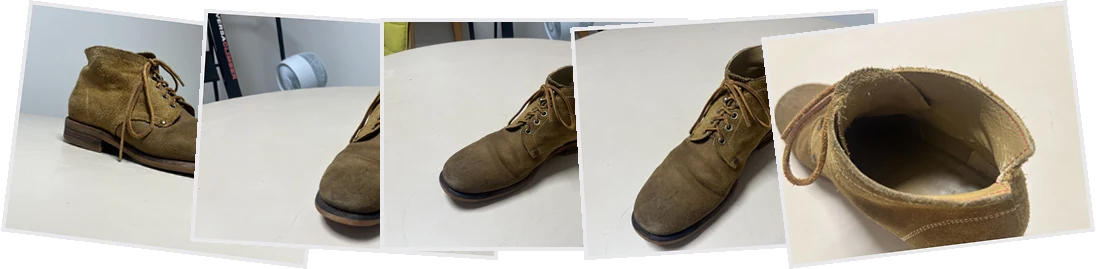
#> input picture pages/inputs/boots.webp, 1096 x 269 px, given in place of ., which was not available
$ python -i make_input_stacks.py   (imports and definitions only)
#> lines starting #> are read from the running program, lines starting #| are printed output that depends on the picture; pictures that were not available may be replaced by others from this repository, and a replacement may not be noted
#!/usr/bin/env python
"""Build the fanned photo stack the landing page shows beside each render.

The point of the picture is provenance: *this* set of images produced *that* surface.
So the eight cards are chosen for how much of the subject they show, not by index - a
NeRF set's frames include steep angles where the object is a speck, and a pile of
near-empty cards says nothing about what was captured - and they are laid back in
capture order so the pile still reads as a walk around the subject.

Usage:
    python tools/make_input_stacks.py [--runs <dir>] [--out pages/inputs]
"""

from __future__ import annotations

import argparse
from pathlib import Path

import numpy as np
from PIL import Image, ImageOps

ROOT = Path(__file__).resolve().parent.parent
DEFAULT_RUNS = ROOT.parent / "snap3d" / "data" / "runs"

# The name the page knows a bundle by -> where that run's ingest images live.
#
# The two photo captures are named for their subject rather than for the run that
# produced them, because a landing page reads better than `photo_20260904_152839` does.
# That makes this table the one place the subject name and the pipeline run id are
# written side by side, so keep it that way: it is what tells you which run to re-export
# a bundle from.
IMAGE_SETS = {
    "framed_painting": "holy_family/01_ingest/images/train",
    "model_house": "scan6/01_ingest/images",
    "boots": "boots/01_ingest/images",
    "clothes01": "clothes01/01_ingest/images",
    "clothes04": "clothes04/01_ingest/images",
    "clothes05": "clothes05/01_ingest/images",
    "tile01": "tile01/01_ingest/images",
    "tile02": "tile02/01_ingest/images",
    "tile03": "tile03/01_ingest/images",
    "custom_impasto": "custom_impasto/01_ingest/images",
    "model_in_cap": "my_head/01_ingest/images",
    "statue": "stone_head/01_ingest/images",
}

CARD = 300                              # long side of one card, at 2x for retina
ANGLES = [-12.25, -8.75, -5.25, -1.75, 1.75, 5.25, 8.75, 12.25]  # 8 cards, 3.5° apart
STEP = 190                              # ~35% overlap: enough to read as a pile, little
BORDER = 4                              # enough to hide the card behind it
BORDER_COLOR = (232, 232, 234)          # #e8e8ea, the page's --accent-2
BACKDROP = (18, 18, 22)                 # what a matted frame sits on, instead of black
SUFFIXES = {".jpg", ".jpeg", ".png"}


def load(path: Path) -> Image.Image:
    # exif_transpose first: a phone writes the sensor's own landscape frame plus an
    # Orientation tag, and PIL honours neither on its own - without this every portrait
    # capture ends up on its side.
#> called with path = '.'
    image = ImageOps.exif_transpose(Image.open(path))
#> image is the input picture: PIL image 1096x269 RGBA; mean R, G, B, A 153.8, 149.2, 140.2, 219.6
    if image.mode not in ("RGBA", "LA", "P"):
        return image.convert("RGB")
    image = image.convert("RGBA")
    flat = Image.new("RGB", image.size, BACKDROP)
    flat.paste(image, mask=image.getchannel("A"))
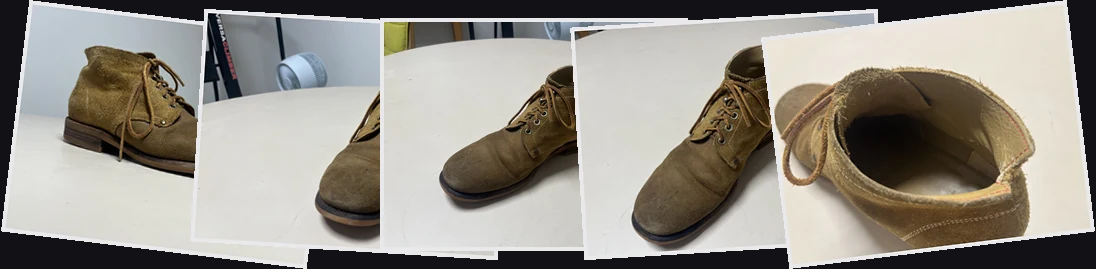
#> flat: PIL image 1096x269 RGB; mean R, G, B 148.9, 144.3, 135.8
    return flat


def subject_score(path: Path) -> float:
    """How much subject a frame shows: matte coverage where there is one, else the
    spread of its luminance, which on these captures tracks the same thing."""
    probe = ImageOps.exif_transpose(Image.open(path))
    probe.thumbnail((160, 160), Image.NEAREST)
    if probe.mode in ("RGBA", "LA", "P"):
        return float(np.asarray(probe.convert("RGBA").getchannel("A"), dtype=np.float32).mean() / 255)
    return float(np.asarray(probe.convert("L"), dtype=np.float32).std() / 255)


def stack(paths: list[Path]) -> Image.Image:
    cards = []
    for path, angle in zip(paths, ANGLES):
        image = load(path)
        image.thumbnail((CARD, CARD), Image.LANCZOS)
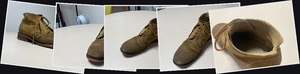
#> image: PIL image 300x74 RGB; mean R, G, B 149, 144.3, 135.9
        framed = Image.new("RGB", (image.width + BORDER * 2, image.height + BORDER * 2), BORDER_COLOR)
        framed.paste(image, (BORDER, BORDER))
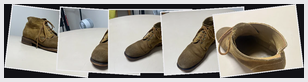
#> framed: PIL image 308x82 RGB; mean R, G, B 159, 154.9, 147.7
        card = framed.rotate(angle, expand=True, resample=Image.BICUBIC).convert("RGBA")
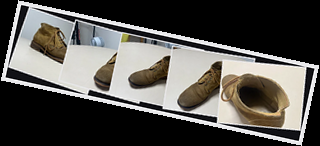
#> card: PIL image 320x146 RGBA; mean R, G, B, A 85.8, 83.6, 79.6, 255
        # rotate() fills the new corners opaquely; the alpha has to come from a mask
        # rotated the same way, or every card carries black triangles.
        card.putalpha(Image.new("L", framed.size, 255).rotate(angle, expand=True, resample=Image.BICUBIC))
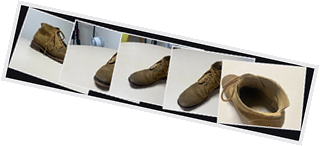
#> card: PIL image 320x146 RGBA; mean R, G, B, A 85.8, 83.6, 79.6, 137.8; transparent parts drawn white
#> pass 3 of the loop in stack, `for path, angle in zip(paths, ANGLES):`:
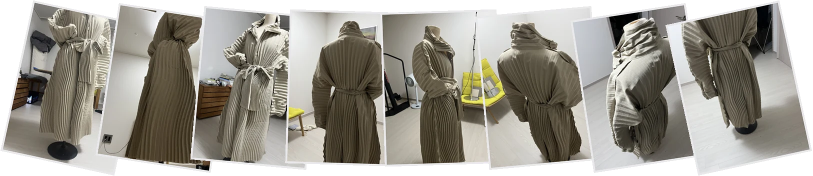
#> input picture pages/inputs/clothes01.webp, 1625 x 352 px, given in place of , which was not available (shown at 1/2 size)
#> in load, image is the input picture: PIL image 1625x352 RGBA; mean R, G, B, A 126.2, 122.6, 113.9, 216.1
#> image: PIL image 300x65 RGB
#> in stack, `framed.paste(image, (BORDER, BORDER))`:
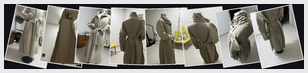
#> framed: PIL image 308x73 RGB; mean R, G, B 137.2, 134.1, 127.3
#> in stack, `card.putalpha(Image.new("L", framed.size, 255).rotate(angle, expand=Tr..`:
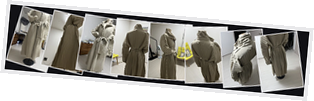
#> card: PIL image 314x101 RGBA; mean R, G, B, A 97.1, 94.9, 90, 180.8; transparent parts drawn white
#> the loop made 5 passes; the first 3 are shown
        cards.append(card)

    width = STEP * (len(cards) - 1) + max(card.width for card in cards)
    height = max(card.height for card in cards)
    canvas = Image.new("RGBA", (width, height), (0, 0, 0, 0))
    for index, card in enumerate(cards):  # back to front
        canvas.alpha_composite(card, (index * STEP, (height - card.height) // 2))
    return canvas


def main() -> None:
    parser = argparse.ArgumentParser(description=__doc__, formatter_class=argparse.RawDescriptionHelpFormatter)
    parser.add_argument("--runs", type=Path, default=DEFAULT_RUNS, help="the pipeline's data/runs directory")
    parser.add_argument("--out", type=Path, default=ROOT / "pages" / "inputs")
    args = parser.parse_args()
    args.out.mkdir(parents=True, exist_ok=True)

    for name, relative in IMAGE_SETS.items():
        folder = args.runs / relative
        if not folder.is_dir():
            print(f"  {name:24s} skipped - no {folder}")
            continue
        files = sorted(p for p in folder.iterdir() if p.suffix.lower() in SUFFIXES)
        # Score a spread of candidates rather than all of them: at 100 frames the
        # ranking is the same and it reads a twentieth of the pixels.
        probes = [files[round(i * (len(files) - 1) / 23)] for i in range(24)]
        # Drop the half that shows least of the subject, then take five spread evenly
        # across what is left. Taking the top five outright bunches them: consecutive
        # frames of a slow orbit score alike, and five near-identical cards look like a
        # mistake rather than a capture.
        scores = sorted(probes, key=subject_score, reverse=True)
        keep = sorted(scores[: max(len(ANGLES), len(scores) // 2)], key=files.index)
        chosen = [keep[round(i * (len(keep) - 1) / (len(ANGLES) - 1))] for i in range(len(ANGLES))]
        image = stack(chosen)
        target = args.out / f"{name}.webp"
        image.save(target, "WEBP", quality=88, method=6)
        print(f"  {name:24s} {len(files):>3} images -> {image.width}x{image.height}  {target.stat().st_size / 1024:5.1f} kB")


# [2 lines not run here, left out]

#> (the run stopped early here; a loop or call above may not have finished)
